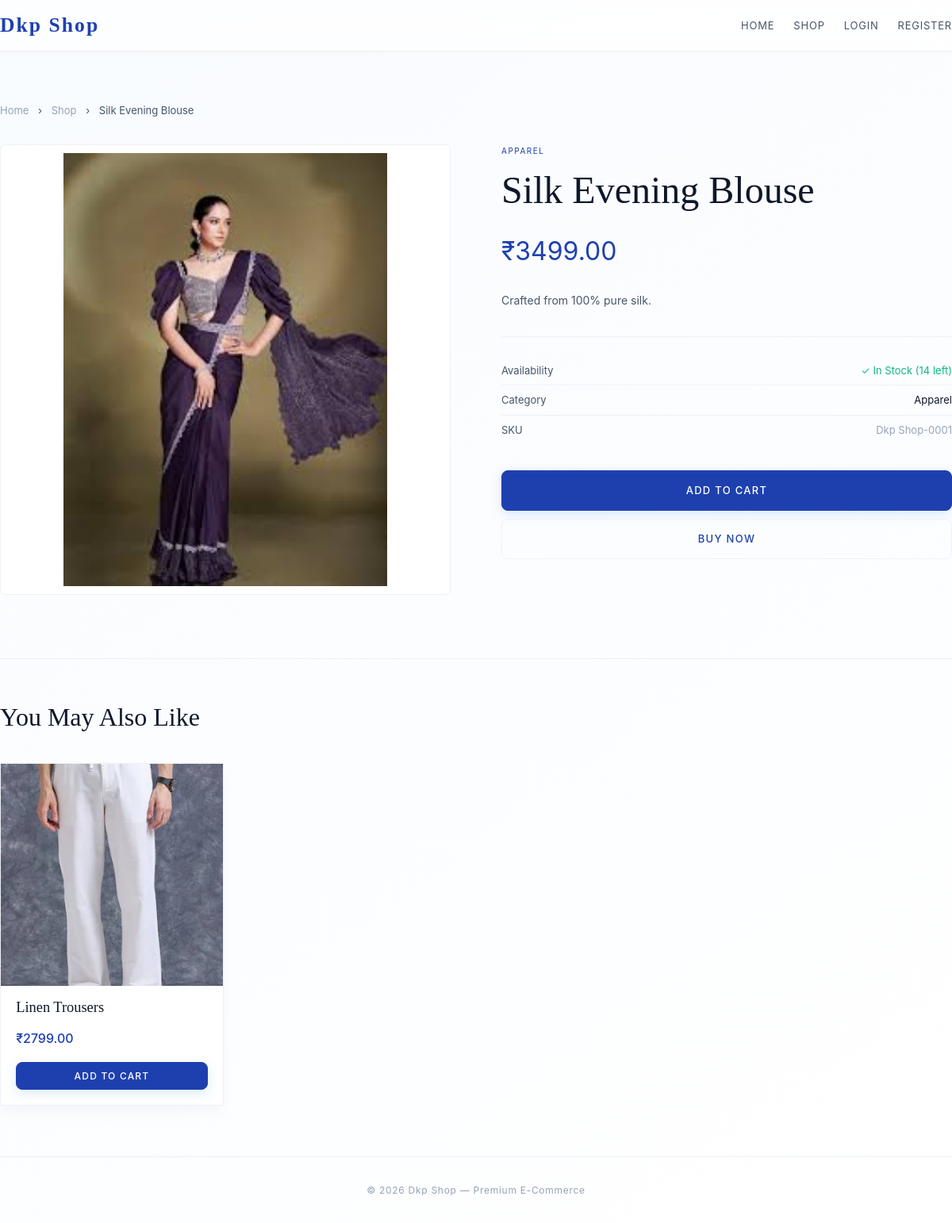
The page /products/silk-evening-blouse/ on the database its author committed.
### products/models.py (models this page shows, shortened)
class Product(models.Model):
    category = models.ForeignKey(Category, on_delete=models.CASCADE, related_name='products')
    name = models.CharField(max_length=300)
    slug = models.SlugField(unique=True)
    description = models.TextField()
    price = models.DecimalField(max_digits=10, decimal_places=2)
    image = models.ImageField(upload_to='products/', blank=True, null=True)
    stock = models.PositiveIntegerField(default=0)
    available = models.BooleanField(default=True)
    created = models.DateTimeField(auto_now_add=True)
    updated = models.DateTimeField(auto_now=True)
    @property
    def in_stock(self):
        return self.stock > 0

class Category(models.Model):
    name = models.CharField(max_length=200)
    slug = models.SlugField(unique=True)
    class Meta:
        verbose_name_plural = 'Categories'

### products/views.py (the view)
# urls.py: path('products/<slug:slug>/', views.product_details, name='product_details'),
def product_details(request, slug):
    product = get_object_or_404(Product, slug=slug, available=True)
    related = Product.objects.filter(category=product.category, available=True).exclude(id=product.id)[:4]
    return render(request, 'products/product_details.html', {'product': product, 'related': related})

### cart/context_processors.py (called while the page is built)
def cart_count(request):
    if request.user.is_authenticated:
        try:
            cart = Cart.objects.get(user=request.user)
            return {'cart_count': cart.item_count}
        except Cart.DoesNotExist:
            pass
    return {'cart_count': 0}

### templates/products/product_details.html (shortened to what this page needs)
{% extends 'base.html' %}
{% load static %}
{% block content %}
<div class="container section">
  <div style="margin-bottom:2rem; font-size:13px; color:var(--text-muted);">
    <a href="{% url 'home' %}" style="color:var(--text-dim)">Home</a>
    <span style="margin:0 8px;">›</span>
    <a href="{% url 'product_list' %}" style="color:var(--text-dim)">Shop</a>
    <span style="margin:0 8px;">›</span>
    <span>{{ product.name }}</span>
  </div>
  <div class="detail-grid">
    <div class="detail-image">
      {% if product.image %}
        <img src="{{ product.image.url }}" alt="{{ product.name }}" />
      {% else %}
        <div class="detail-image-placeholder">✦</div>
      {% endif %}
    </div>
    <div>
      <p class="detail-cat">{{ product.category.name }}</p>
      <h1 class="detail-name">{{ product.name }}</h1>
      <div class="detail-price">₹{{ product.price }}</div>
      <p class="detail-desc">{{ product.description }}</p>
      <div class="detail-meta">
        <div class="detail-meta-row">
          <span class="detail-meta-label">Availability</span>
          <span>
            {% if product.in_stock %}
              <span style="color:var(--success)">✓ In Stock ({{ product.stock }} left)</span>
            {% else %}
              <span style="color:var(--danger)">✗ Out of Stock</span>
            {% endif %}
          </span>
        </div>
        <div class="detail-meta-row">
          <span class="detail-meta-label">Category</span>
          <span>{{ product.category.name }}</span>
        </div>
        <div class="detail-meta-row">
          <span class="detail-meta-label">SKU</span>
          <span style="color:var(--text-dim)">Dkp Shop-{{ product.id|stringformat:"04d" }}</span>
        </div>
      </div>
      {% if product.in_stock %}
        <a href="{% url 'add_to_cart' product.id %}" class="btn btn-primary" style="width:100%; justify-content:center; padding:14px;">
          Add to Cart
        </a>
        <a href="{% url 'checkout' %}" class="btn btn-outline" style="width:100%; justify-content:center; padding:14px; margin-top:10px;">
          Buy Now
        </a>
      {% else %}
        <button class="btn btn-outline btn-full" disabled style="opacity:.4; cursor:not-allowed; padding:14px;">Out of Stock</button>
      {% endif %}
    </div>
  </div>
  {% if related %}
  <div style="margin-top:5rem; border-top:1px solid var(--border); padding-top:3rem;">
    <h2 class="related-title">You May Also Like</h2>
    <div class="product-grid">
      {% for p in related %}
      <div class="product-card">
        <a href="{% url 'product_details' p.slug %}">
          <div class="product-card-img">
            {% if p.image %}<img src="{{ p.image.url }}" alt="{{ p.name }}" loading="lazy" />
            {% else %}<div class="product-card-img-placeholder">✦</div>{% endif %}
          </div>
        </a>
        <div class="product-card-body">
          <a href="{% url 'product_details' p.slug %}"><h3 class="product-name">{{ p.name }}</h3></a>
          <div class="product-price">₹{{ p.price }}</div>
        </div>
        <div class="product-card-actions">
          <a href="{% url 'add_to_cart' p.id %}" class="btn btn-primary btn-sm btn-full">Add to Cart</a>
        </div>
      </div>
      {% endfor %}
    </div>
  </div>
  {% endif %}
</div>
{% endblock %}

### static/css/base.css (style rules this page uses)
*, *::before, *::after { box-sizing: border-box; margin: 0; padding: 0; }
:root { --bg: linear-gradient(145deg, #f8fbff 0%, #ffffff 100%); --font-display: 'Times New Roman', serif; --font-body: sans-serif; --surface: #ffffff; --surface2: #fdfdfe; --surface-glass: rgba(255, 255, 255, 0.7); --border: #edf2f7; --border-focus: #cbd5e0; --accent: #1e40af; --accent-light: #3b82f6; --accent-dim: #1e3a8a; --text: #0f172a; --text-muted: #475569; --text-dim: #94a3b8; --danger: #ef4444; --success: #10b981; --radius: 8px; --font-display: 'Playfair Display', serif; --font-body: 'Inter', system-ui, sans-serif; --shadow-sm: 0 2px 4px rgba(0,0,0,0.02); --shadow-md: 0 10px 15px -3px rgba(148, 163, 184, 0.1); --shadow-lg: 0 20px 25px -5px rgba(148, 163, 184, 0.1); }
body { background: var(--surface); background: var(--bg); background-attachment: fixed; color: var(--text); font-family: var(--font-body); font-weight: 400; font-size: 16px; line-height: 1.6; min-height: 100vh; display: flex; flex-direction: column; -webkit-font-smoothing: antialiased; -moz-osx-font-smoothing: grayscale; }
a { color: inherit; text-decoration: none; }
img { max-width: 100%; display: block; }
.container { max-width: 1280px; margin: 0 auto; padding: 0 2rem; }
.section { padding: 4rem 0; }
.btn { display: inline-flex; align-items: center; justify-content: center; padding: 1rem 2.5rem; font-family: var(--font-body); font-size: 13px; font-weight: 500; letter-spacing: 0.1em; text-transform: uppercase; text-decoration: none; border-radius: var(--radius); transition: all 0.3s cubic-bezier(0.4, 0, 0.2, 1); cursor: pointer ; }
.btn-primary { background-color: var(--accent); color: #ffffff !important; border: 1px solid var(--accent); box-shadow: 0 4px 15px rgba(0, 116, 217, 0.15); }
.btn-outline { background-color: transparent; color: var(--accent) !important; border: 1px solid var(--border); }
.btn-sm { padding: 7px 16px; font-size: 12px; }
.btn-full { width: 100%; justify-content: center; }
.product-grid { display: grid; grid-template-columns: repeat(auto-fill, minmax(240px, 1fr)); gap: 1.5rem; }
.product-card { background: var(--surface); border: 1px solid var(--border); box-shadow: var(--shadow-md); transition: transform 0.3s ease, box-shadow 0.3s ease; }
.product-card-img { aspect-ratio: 1/1; overflow: hidden; background: var(--surface2); }
.product-card-img img { width: 100%; height: 100%; object-fit: cover; transition: transform .4s; }
.product-card-body { padding: 1rem 1.2rem; flex: 1; display: flex; flex-direction: column; gap: 6px; }
.product-name { font-family: var(--font-display); font-size: 1.15rem; font-weight: 400; line-height: 1.3; }
.product-price { font-size: 1rem; color: var(--accent); font-weight: 500; margin-top: auto; padding-top: 8px; }
.product-card-actions { padding: 0 1.2rem 1.2rem; }

### static/css/product.css (style rules this page uses)
.btn { pointer-events: auto !important; position: relative; z-index: 1000; cursor: pointer !important; }
.detail-grid { display: grid; grid-template-columns: 1fr 1fr; gap: 4rem; align-items: start; }
.detail-image { aspect-ratio: 1/1; background: var(--surface); border: 1px solid var(--border); border-radius: 6px; overflow: hidden; position: relative; display: flex; align-items: center; justify-content: center; }
.detail-image img { width: 100%; height: 100%; object-fit: contain; padding: 10px; transition: transform 0.5s ease; }
.detail-cat { font-size: 10px; letter-spacing: 0.15em; text-transform: uppercase; color: var(--accent); margin-bottom: 1rem; }
.detail-name { font-family: var(--font-display); font-size: clamp(2rem, 4vw, 3rem); font-weight: 300; line-height: 1.1; margin-bottom: 1.5rem; }
.detail-price { font-size: 2rem; color: var(--accent); margin-bottom: 1.5rem; }
.detail-desc { color: var(--text-muted); line-height: 1.85; font-size: 14px; margin-bottom: 2rem; }
.detail-meta { border-top: 1px solid var(--border); padding-top: 1.5rem; margin-bottom: 2rem; }
.detail-meta-row { display: flex; justify-content: space-between; padding: 8px 0; font-size: 13px; border-bottom: 1px solid var(--border); }
.detail-meta-row:last-child { border-bottom: none; }
.detail-meta-label { color: var(--text-muted); }
.related-title { font-family: var(--font-display); font-size: 2rem; font-weight: 300; margin-bottom: 2rem; }

### rows shown on the page
Product: name "Silk Evening Blouse", image (picture), category.name "APPAREL", price "3499.00", description "Crafted from 100% pure silk.", stock "14", category.name "Apparel", id "0001"
Product: image (picture), name "Linen Trousers", price "2799.00"
